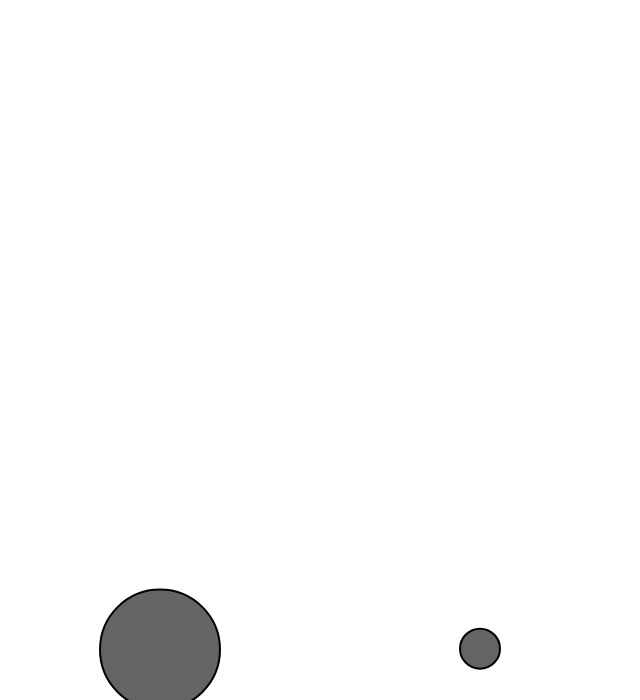
Frame 1 (no input)
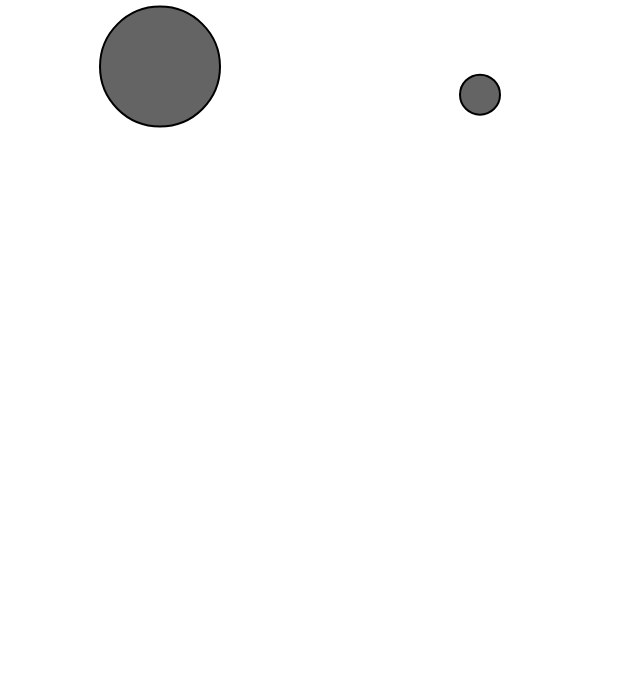
Frame 60 (no input)
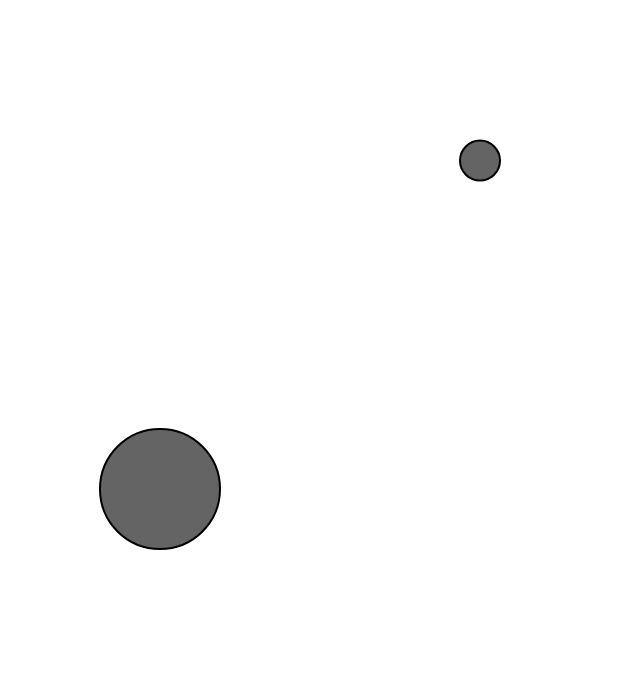
Frame 120 (the mouse pressed at the canvas centre since frame 60)

The p5.js sketch that drew these frames (run headless with seeded random() and noise() and a simulated clock; from frame 60 on, the mouse is pressed at the canvas centre):

// p5.js sketch
// ── sketch.js
/// <reference types="p5/global" />

let bln1, bln2;
let ty;

function setup() {
    createCanvas(640, 700);
    bln1 = new Balloon(width / 4, height - 50, 3, 120);
    bln2 = new Balloon((3 * width) / 4, height - 50, 1, 40);
    ty = 0.01;
}

function applyForces(bln) {
    let force;
    if (bln.pos.y - (bln.radius) <= 0) {
        force = createVector(0, 4);
        bln.applyForce(force);
    } else {
        const fy = map(noise(ty), 0, 1, -0.01, -2.00);
        force = createVector(0, fy);
        bln.applyForce(force);
    }
}

function runBalloon(bln) {
    bln.update();
    bln.display();
}

function draw() {
    background(255);

    applyForces(bln1);
    applyForces(bln2);

    runBalloon(bln1);
    runBalloon(bln2);

    ty += 0.01;
}

// ── balloon.js
/// <reference types="p5/global" />

class Balloon {
    constructor(x, y, mass, radius) {
        this.pos = createVector(x, y);
        this.vel = createVector(0, 0);
        this.acc = createVector(0, 0);
        this.mass = mass

        this.maxSpeed = 14;
        this.radius = radius;
    }

    applyForce(force) {
        // @ts-ignore
        let nForce = p5.Vector.div(force, this.mass);
        this.acc.add(nForce);
    }

    update() {
        this.vel.add(this.acc);
        this.vel.limit(this.maxSpeed);
        this.pos.add(this.vel);

        this.acc.mult(0);
    }

    display() {
        push();

        stroke(0);
        strokeWeight(2);
        fill(100);
        ellipse(this.pos.x, this.pos.y, this.radius, this.radius);

        pop();
    }
}
